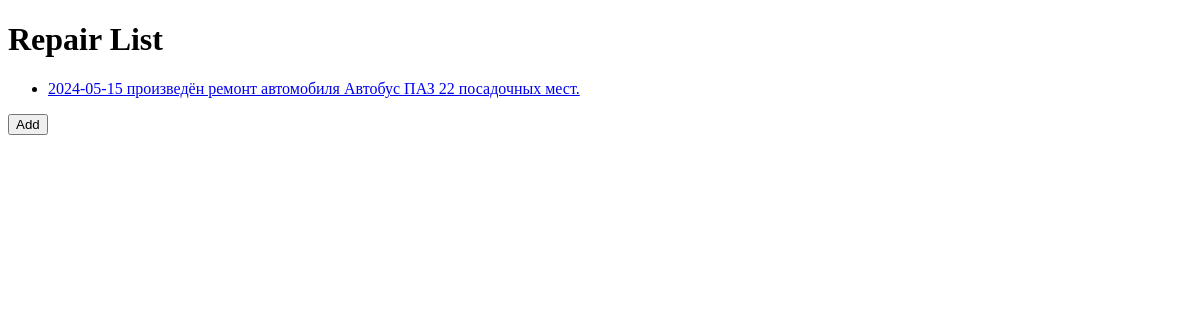
/repair/repairs/, run on an earlier commit of the app's database.
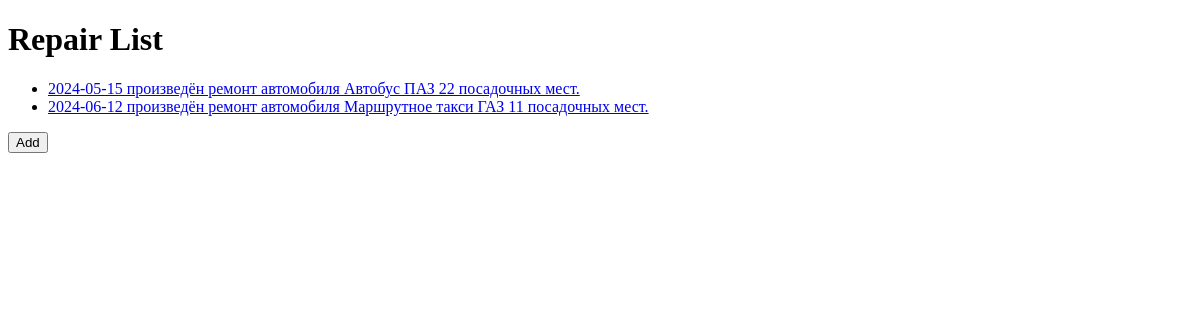
And on a later commit of the database.
### repair/models.py (models this page shows)
class Repair(models.Model):
    vehicle_type = models.ForeignKey(
        ContentType, on_delete=models.CASCADE, related_name="vehicle"
    )
    vehicle_id = models.PositiveIntegerField()
    vehicle = GenericForeignKey("vehicle_type", "vehicle_id")
    worker_type = models.ForeignKey(
        ContentType, on_delete=models.CASCADE, related_name="worker"
    )
    worker_id = models.PositiveIntegerField()
    worker = GenericForeignKey("worker_type", "worker_id")
    created_at = models.DateField()
    def __str__(self) -> str:
        return f"{self.created_at} произведён ремонт автомобиля {self.vehicle}"

### vehicle/models.py (models this page shows, shortened)
class Vehicle(models.Model):
    brand = models.CharField(max_length=50)
    garage = models.ForeignKey(Garage, on_delete=models.PROTECT, null=True, blank=True)
    is_decommissioned = models.BooleanField(default=False)
    created_at = models.DateField()
    modified_at = models.DateField(auto_now_add=True)

class Bus(Vehicle):
    passenger_capacity = models.IntegerField()
    drivers = GenericRelation(Driver, related_query_name="bus")
    waybills = GenericRelation(Waybill, related_query_name="bus")
    repairs = GenericRelation(Repair, related_query_name="bus")
    route = models.ForeignKey(Route, on_delete=models.SET_NULL, null=True, blank=True)
    def __str__(self) -> str:
        return (
            f"Автобус {self.vehicle_ptr.brand} {self.passenger_capacity} посадочных мест."
            + (
                f" СПИСАН {self.vehicle_ptr.modified_at}"
                if self.vehicle_ptr.is_decommissioned
                else ""
            )
        )

class Vehicle(models.Model):
    brand = models.CharField(max_length=50)
    garage = models.ForeignKey(Garage, on_delete=models.PROTECT, null=True, blank=True)
    is_decommissioned = models.BooleanField(default=False)
    created_at = models.DateField()
    modified_at = models.DateField(auto_now_add=True)

class Taxi(Vehicle):
    passenger_capacity = models.IntegerField()
    drivers = GenericRelation(Driver, related_query_name="taxi")
    waybills = GenericRelation(Waybill, related_query_name="taxi")
    repairs = GenericRelation(Repair, related_query_name="taxi")
    route = models.ForeignKey(Route, on_delete=models.SET_NULL, null=True, blank=True)
    def __str__(self) -> str:
        return (
            f"Маршрутное такси {self.vehicle_ptr.brand} {self.passenger_capacity} посадочных мест."
            + (
                f" СПИСАН {self.vehicle_ptr.modified_at}"
                if self.vehicle_ptr.is_decommissioned
                else ""
            )
        )

### repair/views.py (the view)
# urls.py: path("repairs/", views.repair_list, name="repair_list"),
def repair_list(request):
    repairs = Repair.objects.all()
    return render(request, "repair/repair/repair_list.html", {"repairs": repairs})

### templates/repair/repair/repair_list.html (shortened to what this page needs)
<!DOCTYPE html>
<html>
<head>
</head>
<body>
    <h1>Repair List</h1>
    <ul>
        {% for repair in repairs %}
            <li>
                <a href="{% url 'repair_detail' pk=repair.pk %}">{{ repair }}</a>
            </li>
        {% empty %}
            <li>No repairs available</li>
        {% endfor %}
    </ul>
    <td>
        <form action="{% url 'repair_add' %}" method="post">
            <button type="submit"> Add</button>
        </form>
    </td>
</body>
</html>

What changed in the data, as far as the page shows it:
added Repair: created_at+vehicle_type+vehicle "2024-06-12 произведён ремонт автомобиля Маршрутное такси ГАЗ 11 посадочных мест."
